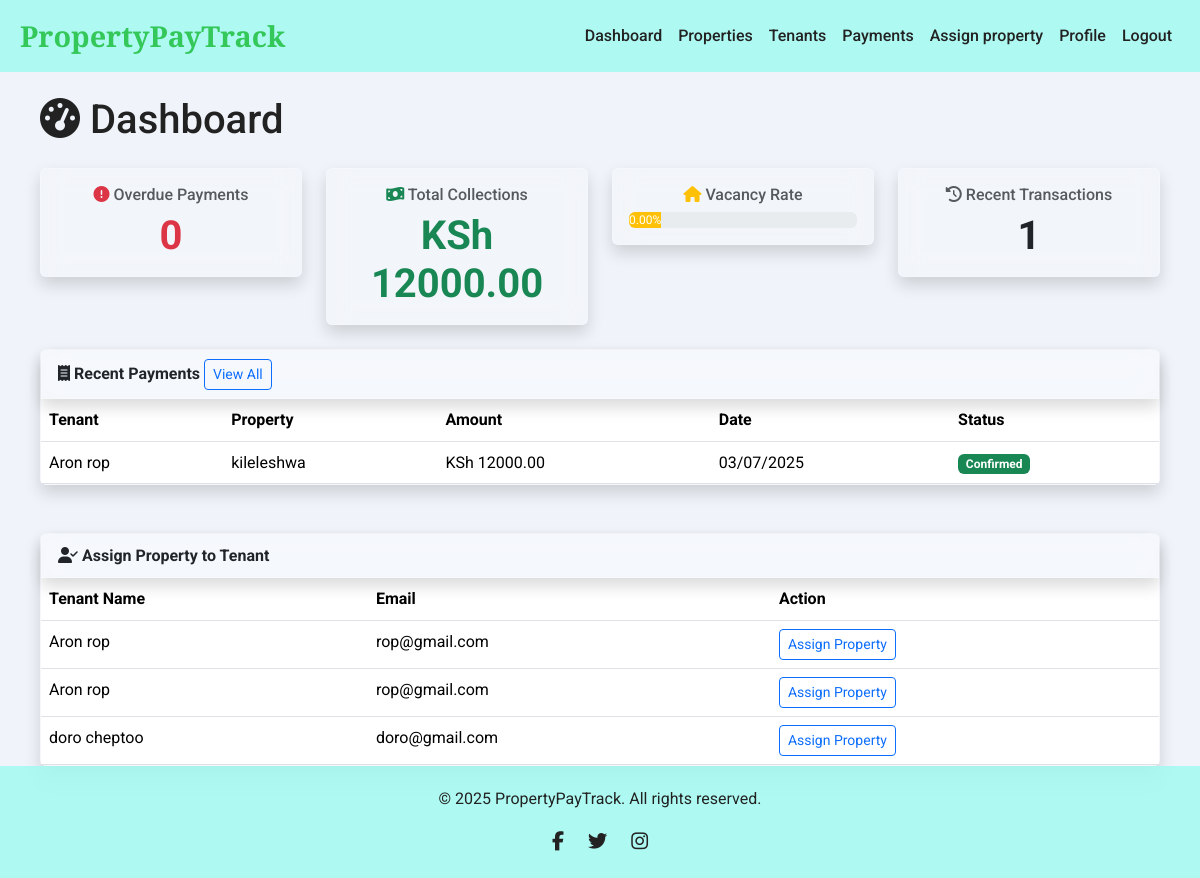
The page /landlord/dashboard (signed in) on the database as committed earlier.
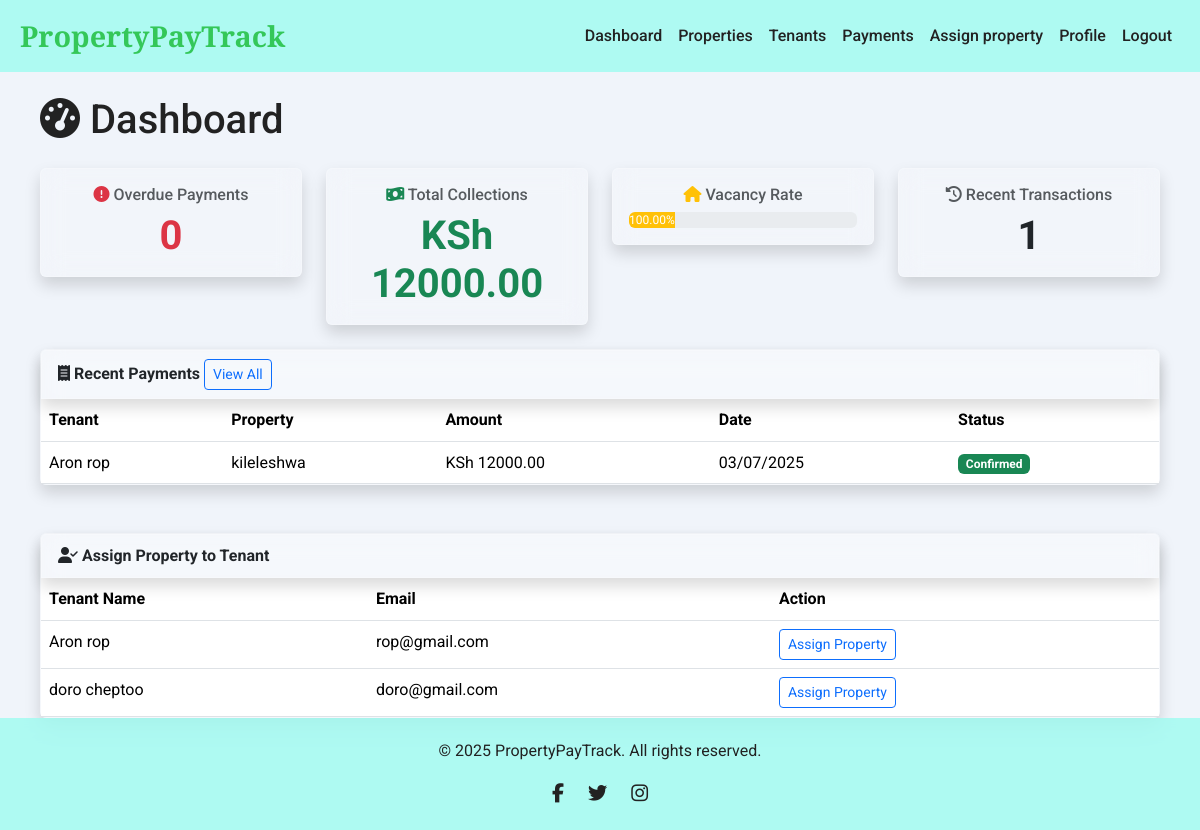
The same page on the database as committed later.
### app/models.py (models this page shows, shortened)
class Property(db.Model):
    __tablename__ = 'property'
    id = db.Column(db.Integer, primary_key=True)
    name = db.Column(db.String(255), nullable=False)
    address = db.Column(db.String(255), nullable=False)
    property_type = db.Column(db.String(50), nullable=False)
    number_of_units = db.Column(db.Integer, nullable=False, default=1)
    landlord_id = db.Column(db.Integer, db.ForeignKey('user.id', ondelete='CASCADE'), nullable=False, index=True)
    county_name = db.Column(db.String(100), nullable=False)
    amenities = db.Column(db.Text, nullable=True)
    utility_bill_types = db.Column(db.Text, nullable=True)
    unit_numbers = db.Column(db.Text, nullable=False)
    deposit_amount = db.Column(db.Numeric(10, 2), nullable=True)
    deposit_policy = db.Column(db.Text, nullable=True)
    created_at = db.Column(db.DateTime, default=lambda: datetime.now(timezone.utc))
    updated_at = db.Column(db.DateTime, default=lambda: datetime.now(timezone.utc), onupdate=lambda: datetime.now(timezone.utc))
    tenants = db.relationship('Tenant', backref='property', lazy=True, cascade="all, delete-orphan")
    @property
    def amenities_list(self):
        try:
            return json.loads(self.amenities) if self.amenities else []
        except json.JSONDecodeError:
            return self.amenities.split(',') if self.amenities else []
    @property
    def utility_bill_list(self):
        try:
            return json.loads(self.utility_bill) if self.utility_bill else []
        except json.JSONDecodeError:
            return self.utility_bill.split(',') if self.utility_bill else []

class Payment(db.Model):
    __tablename__ = 'payment'
    id = db.Column(db.Integer, primary_key=True)
    tenant_id = db.Column(db.Integer, db.ForeignKey('tenant.id', ondelete='CASCADE'), nullable=False, index=True)
    amount = db.Column(db.Numeric(10, 2), nullable=False)
    payment_date = db.Column(db.DateTime, default=lambda: datetime.now(timezone.utc))
    status = db.Column(db.String(50), default='confirmed')
    payment_method = db.Column(db.String(50), nullable=True)
    transaction_id = db.Column(db.String(100), unique=True, nullable=True)
    is_offline = db.Column(db.Boolean, default=False)
    offline_reference = db.Column(db.String(100), nullable=True)
    description = db.Column(db.String(255))
    notes = db.Column(db.Text, nullable=True)
    invoice_id = db.Column(db.Integer, db.ForeignKey('invoice.id', ondelete='SET NULL'), nullable=True)
    invoice = db.relationship('Invoice', backref='payments', lazy=True)
    payer_id = db.Column(db.Integer, db.ForeignKey('user.id', ondelete='SET NULL'), nullable=True)
    created_at = db.Column(db.DateTime, default=lambda: datetime.now(timezone.utc))
    updated_at = db.Column(db.DateTime, default=lambda: datetime.now(timezone.utc), onupdate=lambda: datetime.now(timezone.utc))

class Tenant(db.Model):
    __tablename__ = 'tenant'
    id = db.Column(db.Integer, primary_key=True)
    user_id = db.Column(db.Integer, db.ForeignKey('user.id', ondelete='CASCADE'), unique=True, nullable=True, index=True)
    first_name = db.Column(db.String(100), nullable=False)
    last_name = db.Column(db.String(100), nullable=False)
    email = db.Column(db.String(120), nullable=True)
    phone_number = db.Column(db.String(20))
    rent_amount = db.Column(db.Numeric(10, 2), nullable=True, default=0.00)
    national_id = db.Column(db.String(50), nullable=True)
    status = db.Column(db.String(50), default='active')
    due_day_of_month = db.Column(db.Integer)
    grace_period_days = db.Column(db.Integer, default=5)
    lease_start_date = db.Column(db.Date)
    lease_end_date = db.Column(db.Date)
    property_id = db.Column(db.Integer, db.ForeignKey('property.id', ondelete='CASCADE'), nullable=True, index=True)
    unit_id = db.Column(db.Integer, db.ForeignKey('unit.id', ondelete='CASCADE'), nullable=True, index=True)
    unit = db.relationship('Unit', foreign_keys=[unit_id], backref='tenant', uselist=False)
    created_at = db.Column(db.DateTime, default=lambda: datetime.now(timezone.utc))
    updated_at = db.Column(db.DateTime, default=lambda: datetime.now(timezone.utc), onupdate=lambda: datetime.now(timezone.utc))
    payments = db.relationship('Payment', backref='tenant', lazy=True, cascade="all, delete-orphan")

### app/routes.py (the view, shortened to what this page needs)
@main.route('/landlord/dashboard')
@login_required
@roles_required('landlord')
def landlord_dashboard():
    try:
        metrics = {
            'overdue_payments': 0,
            'total_collections': 0.00,
            'vacancy_rate': 0.00,
            'recent_transactions': 0
        }
        recent_payments = []
        landlord_tenants = []  # Initialize for later use
        landlord_properties = Property.query.filter_by(landlord_id=current_user.id).all()
        landlord_property_ids = [p.id for p in landlord_properties]
        if landlord_property_ids:
            landlord_tenants = Tenant.query.filter(
                Tenant.property_id.in_(landlord_property_ids),
                Tenant.status == 'active'
            ).all()
            landlord_tenant_ids = [t.id for t in landlord_tenants]
            today = datetime.utcnow().date()
            current_month_start = today.replace(day=1)
            next_month_start = (datetime(today.year + (today.month == 12), (today.month % 12) + 1, 1)).date()
            for tenant in landlord_tenants:
                due_day = tenant.due_day_of_month or 1
                try:
                    due_date_this_month = current_month_start.replace(day=due_day)
                except ValueError:
                    due_date_this_month = (next_month_start - timedelta(days=1))
                effective_due_date = due_date_this_month + timedelta(days=tenant.grace_period_days or 0)
            metrics['total_collections'] = db.session.query(func.sum(Payment.amount)).filter(
                Payment.tenant_id.in_(landlord_tenant_ids),
                Payment.status == 'confirmed',
                Payment.payment_date >= current_month_start,
                Payment.payment_date < next_month_start
            ).scalar() or 0.00
            total_units = db.session.query(func.count(Unit.id)).filter(
                Unit.property_id.in_(landlord_property_ids),
                Unit.status != 'maintenance'
            ).scalar() or 0
            occupied_units = len(Tenant.query.filter(
                Tenant.property_id.in_(landlord_property_ids),
                Tenant.status == 'active',
                Tenant.unit_id != None
            ).join(Unit, Tenant.unit_id == Unit.id).all())
            if total_units > 0:
                metrics['vacancy_rate'] = round(((total_units - occupied_units) / total_units) * 100, 2)
            else:
                metrics['vacancy_rate'] = 0.00
            seven_days_ago = today - timedelta(days=7)
            metrics['recent_transactions'] = Payment.query.filter(
                Payment.tenant_id.in_(landlord_tenant_ids),
                Payment.status == 'confirmed',
                Payment.payment_date >= seven_days_ago
            ).count()
            recent_payments_query = Payment.query.filter(
                Payment.tenant_id.in_(landlord_tenant_ids),
                Payment.status == 'confirmed'
            ).join(Tenant).order_by(Payment.payment_date.desc()).limit(5).all()
            for payment in recent_payments_query:
                tenant = payment.tenant
                if not tenant:
                    continue
                recent_payments.append({
                    'tenant_name': f"{tenant.first_name} {tenant.last_name}" if tenant else 'Unknown',
                    'property_name': tenant.property.name if tenant and tenant.property else 'N/A',
                    'amount': payment.amount,
                    'payment_date': payment.payment_date,
                    'status': payment.status
                })
        return render_template(
            'landlord_dashboard.html',
            metrics=metrics,
            recent_payments=recent_payments,
            landlord_tenants=landlord_tenants  # 👈 Added
        )
    except Exception as e:
        logging.error("Dashboard error occurred:")
        logging.error(traceback.format_exc())  # Logs the full traceback
        flash(_l('An error occurred while loading the dashboard. Please try again.'), 'danger')
        return redirect(url_for('main.landing_page'))

### app/models.py (called while the page is built)
    def has_role(self, role):
        return any(r.name == role for r in self.roles)

### app/routes.py (called while the page is built)
def roles_required(*required_roles):
    def decorator(f):
        @wraps(f)
        def decorated_function(*args, **kwargs):
            if not current_user.is_authenticated:
                return redirect(url_for('main.login'))
            user_roles = {role.name for role in current_user.roles}
            if not set(required_roles).issubset(user_roles):
                flash(_l('You do not have the required permissions to access this page.'), 'danger')
                return redirect(url_for('main.index'))
            return f(*args, **kwargs)
        return decorated_function
    return decorator

### app/templates/landlord_dashboard.html (shortened to what the changed rows need)
{% extends 'base.html' %}
{% block content %}
<div class="dashboard-container jarallax" data-jarallax data-speed="0.8">
    <div class="container">
        <h1 class="mb-4" data-aos="fade-down"><i class="fas fa-tachometer-alt"></i> {{ _('Dashboard') }}</h1>
        <div class="row g-4 mb-4">
            <div class="col-6 col-md-3" data-aos="fade-up" data-aos-delay="400">
                <div class="card text-center bg-glass">
                    <div class="card-body">
                        <div class="progress">
                            <div class="progress-bar bg-warning" role="progressbar" width: {{ metrics.vacancy_rate }}% aria-valuenow="{{ metrics.vacancy_rate }}" aria-valuemin="0" aria-valuemax="100">
                                {{ "%.2f"|format(metrics.vacancy_rate) }}%
                            </div>
                        </div>
                    </div>
                </div>
            </div>
        </div>
        <div class="row" data-aos="fade-up" data-aos-delay="800">
            <div class="col-12">
                <div class="card bg-glass">
                    <div class="card-body p-0">
                        <div class="table-responsive">
                            <table class="table table-hover mb-0">
                                <thead>
                                    <tr>
                                        <th>{{ _('Tenant') }}</th>
                                        <th>{{ _('Property') }}</th>
                                        <th>{{ _('Amount') }}</th>
                                        <th>{{ _('Date') }}</th>
                                        <th>{{ _('Status') }}</th>
                                    </tr>
                                </thead>
                                <tbody>
                                    {% for payment in recent_payments %}
                                    <tr>
                                        <td data-label="Tenant">{{ payment.tenant_name }}</td>
                                        <td data-label="Property">{{ payment.property_name }}</td>
                                        <td data-label="Amount">KSh {{ "%.2f"|format(payment.amount) }}</td>
                                        <td data-label="Date">{{ payment.payment_date.strftime('%d/%m/%Y') }}</td>
                                        <td data-label="Status">
                                            <span class="badge bg-{{ 'success' if payment.status == 'confirmed' else 'pending' if payment.status == 'pending' else 'warning' }}">
                                                {{ _(payment.status.title()) }}
                                            </span>
                                        </td>
                                    </tr>
                                    {% else %}
                                    <tr>
                                        <td colspan="5" class="text-center text-muted">{{ _('No recent payments.') }}</td>
                                    </tr>
                                    {% endfor %}
                                </tbody>
                            </table>
                        </div>
                    </div>
                </div>
            </div>
        </div>
        <div class="row mt-5" data-aos="fade-up" data-aos-delay="1000">
            <div class="col-12">
                <div class="card bg-glass">
                    <div class="card-body p-0">
                        <div class="table-responsive">
                            <table class="table table-hover mb-0">
                                <thead>
                                    <tr>
                                        <th>{{ _('Tenant Name') }}</th>
                                        <th>{{ _('Email') }}</th>
                                        <th>{{ _('Action') }}</th>
                                    </tr>
                                </thead>
                                <tbody>
                                    {% for tenant in landlord_tenants %}
                                    <tr>
                                        <td data-label="Tenant Name">{{ tenant.first_name }} {{ tenant.last_name }}</td>
                                        <td data-label="Email">{{ tenant.email }}</td>
                                        <td data-label="Action">
                                            <a href="{{ url_for('main.assign_property', tenant_id=tenant.id) }}" class="btn btn-outline-primary btn-sm">
                                                {{ _('Assign Property') }}
                                            </a>
                                        </td>
                                    </tr>
                                    {% else %}
                                    <tr>
                                        <td colspan="3" class="text-center text-muted">{{ _('No active tenants available.') }}</td>
                                    </tr>
                                    {% endfor %}
                                </tbody>
                            </table>
                        </div>
                    </div>
                </div>
            </div>
        </div>
    </div>
</div>
{% endblock %}

Rows that differ between the two databases and show on the page:
removed Tenant: first_name "Aron", last_name "rop", email "rop@gmail.com"
Other text that changed with them:
{{ metrics.vacancy_rate }}: 0.0 → 100.0 (drawn)
{{ "%.2f"|format(metrics.vacancy_rate) }}: "0.00" → "100.00"
